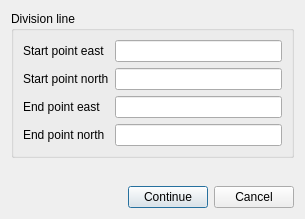
<?xml version="1.0" encoding="UTF-8"?>
<ui version="4.0">
 <class>CoordDialog</class>
 <widget class="QDialog" name="CoordDialog">
  <property name="geometry">
   <rect>
    <x>0</x>
    <y>0</y>
    <width>305</width>
    <height>219</height>
   </rect>
  </property>
  <property name="sizePolicy">
   <sizepolicy hsizetype="Expanding" vsizetype="Expanding">
    <horstretch>0</horstretch>
    <verstretch>0</verstretch>
   </sizepolicy>
  </property>
  <property name="minimumSize">
   <size>
    <width>0</width>
    <height>0</height>
   </size>
  </property>
  <property name="maximumSize">
   <size>
    <width>16777215</width>
    <height>16777215</height>
   </size>
  </property>
  <property name="windowTitle">
   <string>Area Division</string>
  </property>
  <property name="accessibleName">
   <string/>
  </property>
  <property name="locale">
   <locale language="English" country="UnitedKingdom"/>
  </property>
  <layout class="QVBoxLayout" name="verticalLayout">
   <item>
    <widget class="QGroupBox" name="DivLineGroup">
     <property name="title">
      <string>Division line</string>
     </property>
     <layout class="QFormLayout" name="formLayout">
      <item row="0" column="0">
       <widget class="QLabel" name="StartEastLabel">
        <property name="text">
         <string>Start point east</string>
        </property>
        <property name="buddy">
         <cstring>StartEast</cstring>
        </property>
       </widget>
      </item>
      <item row="0" column="1">
       <widget class="QLineEdit" name="StartEast">
        <property name="sizePolicy">
         <sizepolicy hsizetype="MinimumExpanding" vsizetype="Fixed">
          <horstretch>0</horstretch>
          <verstretch>0</verstretch>
         </sizepolicy>
        </property>
        <property name="maxLength">
         <number>32</number>
        </property>
       </widget>
      </item>
      <item row="1" column="0">
       <widget class="QLabel" name="StartNorthLabel">
        <property name="text">
         <string>Start point north</string>
        </property>
        <property name="buddy">
         <cstring>StartNorth</cstring>
        </property>
       </widget>
      </item>
      <item row="1" column="1">
       <widget class="QLineEdit" name="StartNorth">
        <property name="sizePolicy">
         <sizepolicy hsizetype="MinimumExpanding" vsizetype="Fixed">
          <horstretch>0</horstretch>
          <verstretch>0</verstretch>
         </sizepolicy>
        </property>
        <property name="maxLength">
         <number>32</number>
        </property>
        <property name="readOnly">
         <bool>false</bool>
        </property>
       </widget>
      </item>
      <item row="2" column="0">
       <widget class="QLabel" name="EndEastLabel">
        <property name="text">
         <string>End point east</string>
        </property>
        <property name="buddy">
         <cstring>EndEast</cstring>
        </property>
       </widget>
      </item>
      <item row="2" column="1">
       <widget class="QLineEdit" name="EndEast">
        <property name="sizePolicy">
         <sizepolicy hsizetype="MinimumExpanding" vsizetype="Fixed">
          <horstretch>0</horstretch>
          <verstretch>0</verstretch>
         </sizepolicy>
        </property>
        <property name="maxLength">
         <number>32</number>
        </property>
       </widget>
      </item>
      <item row="3" column="0">
       <widget class="QLabel" name="EndNorthLabel">
        <property name="text">
         <string>End point north</string>
        </property>
        <property name="buddy">
         <cstring>EndNorth</cstring>
        </property>
       </widget>
      </item>
      <item row="3" column="1">
       <widget class="QLineEdit" name="EndNorth">
        <property name="sizePolicy">
         <sizepolicy hsizetype="MinimumExpanding" vsizetype="Fixed">
          <horstretch>0</horstretch>
          <verstretch>0</verstretch>
         </sizepolicy>
        </property>
        <property name="maxLength">
         <number>32</number>
        </property>
        <property name="readOnly">
         <bool>false</bool>
        </property>
       </widget>
      </item>
     </layout>
    </widget>
   </item>
   <item>
    <spacer name="verticalSpacer">
     <property name="orientation">
      <enum>Qt::Vertical</enum>
     </property>
     <property name="sizeHint" stdset="0">
      <size>
       <width>20</width>
       <height>40</height>
      </size>
     </property>
    </spacer>
   </item>
   <item>
    <layout class="QHBoxLayout" name="horizontalLayout">
     <item>
      <spacer name="horizontalSpacer">
       <property name="orientation">
        <enum>Qt::Horizontal</enum>
       </property>
       <property name="sizeHint" stdset="0">
        <size>
         <width>40</width>
         <height>20</height>
        </size>
       </property>
      </spacer>
     </item>
     <item>
      <widget class="QPushButton" name="ContinueButton">
       <property name="sizePolicy">
        <sizepolicy hsizetype="Fixed" vsizetype="Fixed">
         <horstretch>0</horstretch>
         <verstretch>0</verstretch>
        </sizepolicy>
       </property>
       <property name="text">
        <string>Continue</string>
       </property>
      </widget>
     </item>
     <item>
      <widget class="QPushButton" name="CancelButton">
       <property name="sizePolicy">
        <sizepolicy hsizetype="Fixed" vsizetype="Fixed">
         <horstretch>0</horstretch>
         <verstretch>0</verstretch>
        </sizepolicy>
       </property>
       <property name="text">
        <string>Cancel</string>
       </property>
      </widget>
     </item>
    </layout>
   </item>
  </layout>
 </widget>
 <tabstops>
  <tabstop>StartEast</tabstop>
  <tabstop>StartNorth</tabstop>
  <tabstop>EndEast</tabstop>
  <tabstop>EndNorth</tabstop>
  <tabstop>ContinueButton</tabstop>
  <tabstop>CancelButton</tabstop>
 </tabstops>
 <resources/>
 <connections/>
</ui>
